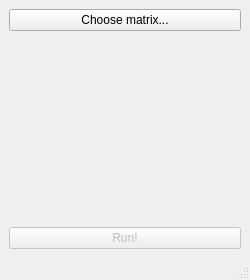
<?xml version="1.0" encoding="UTF-8"?>
<ui version="4.0">
 <class>MainWindow</class>
 <widget class="QMainWindow" name="MainWindow">
  <property name="enabled">
   <bool>true</bool>
  </property>
  <property name="geometry">
   <rect>
    <x>0</x>
    <y>0</y>
    <width>250</width>
    <height>280</height>
   </rect>
  </property>
  <property name="sizePolicy">
   <sizepolicy hsizetype="Fixed" vsizetype="Fixed">
    <horstretch>0</horstretch>
    <verstretch>0</verstretch>
   </sizepolicy>
  </property>
  <property name="minimumSize">
   <size>
    <width>250</width>
    <height>280</height>
   </size>
  </property>
  <property name="maximumSize">
   <size>
    <width>250</width>
    <height>280</height>
   </size>
  </property>
  <property name="windowTitle">
   <string>Matrix Smasher</string>
  </property>
  <widget class="QWidget" name="centralwidget">
   <layout class="QGridLayout" name="gridLayout">
    <item row="1" column="2">
     <widget class="QPushButton" name="buttonLoad">
      <property name="text">
       <string>Choose matrix...</string>
      </property>
     </widget>
    </item>
    <item row="2" column="2">
     <widget class="QLabel" name="labelLoading">
      <property name="sizePolicy">
       <sizepolicy hsizetype="Expanding" vsizetype="Expanding">
        <horstretch>0</horstretch>
        <verstretch>0</verstretch>
       </sizepolicy>
      </property>
      <property name="text">
       <string/>
      </property>
     </widget>
    </item>
    <item row="3" column="2">
     <widget class="QPushButton" name="buttonRun">
      <property name="enabled">
       <bool>false</bool>
      </property>
      <property name="text">
       <string>Run!</string>
      </property>
     </widget>
    </item>
   </layout>
  </widget>
  <widget class="QMenuBar" name="menubar">
   <property name="geometry">
    <rect>
     <x>0</x>
     <y>0</y>
     <width>250</width>
     <height>24</height>
    </rect>
   </property>
  </widget>
  <widget class="QStatusBar" name="statusbar"/>
 </widget>
 <resources/>
 <connections/>
</ui>
